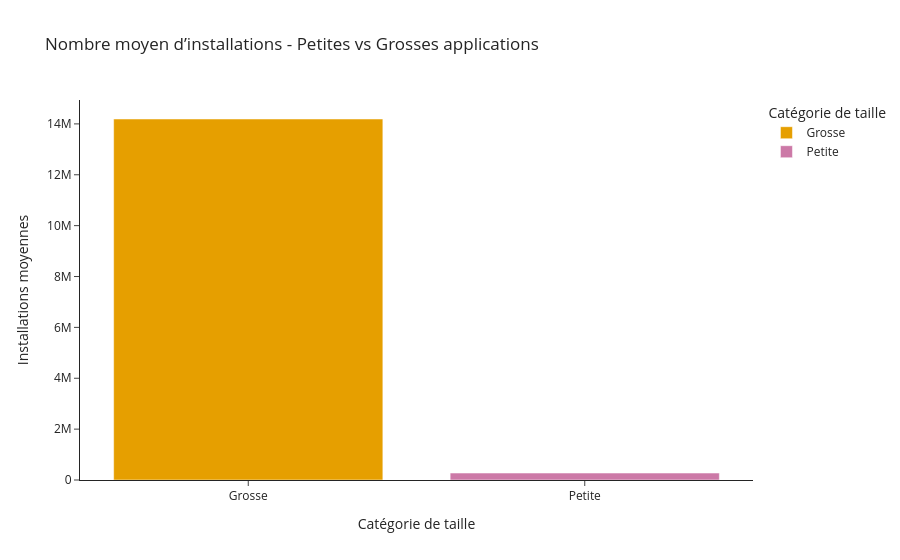

Notebook cell for this chart:
### Code cell
import plotly.express as px
import numpy as np

threshold_mb = 50.0
df['Size_Category'] = np.where(df['Size'] <= threshold_mb, 'Petite', 'Grosse')

# Calcul du nombre moyen d'installations
avg_installs_per_cat = df.groupby('Size_Category')['Installs'].mean().reset_index()

# Création du bar plot avec couleurs personnalisées
fig3 = px.bar(
    avg_installs_per_cat,
    x='Size_Category',
    y='Installs',
    color='Size_Category', 
    title='Nombre moyen d’installations - Petites vs Grosses applications',
    labels={
        'Size_Category': 'Catégorie de taille',
        'Installs': 'Installations moyennes'
    },
    color_discrete_map={
        'Grosse':  "#E69F00",  
        'Petite': '#CC79A7'   
    },
    template="simple_white"
)

fig3.show()

### Figure 1 — Plotly figure (JSON) as saved in the notebook; plotly's stock layout.template omitted (floating-point values rounded to 4 significant figures)
{"data": [{"hovertemplate": "Catégorie de taille=%{x}<br>Installations moyennes=%{y}<extra></extra>", "legendgroup": "Grosse", "marker": {"color": "#E69F00", "pattern": {"shape": ""}}, "name": "Grosse", "orientation": "v", "showlegend": true, "textposition": "auto", "type": "bar", "x": ["Grosse"], "xaxis": "x", "y": [14190000.0], "yaxis": "y"}, {"hovertemplate": "Catégorie de taille=%{x}<br>Installations moyennes=%{y}<extra></extra>", "legendgroup": "Petite", "marker": {"color": "#CC79A7", "pattern": {"shape": ""}}, "name": "Petite", "orientation": "v", "showlegend": true, "textposition": "auto", "type": "bar", "x": ["Petite"], "xaxis": "x", "y": [272700.0], "yaxis": "y"}], "layout": {"barmode": "relative", "legend": {"title": {"text": "Catégorie de taille"}, "tracegroupgap": 0}, "title": {"text": "Nombre moyen d’installations - Petites vs Grosses applications"}, "xaxis": {"anchor": "y", "categoryarray": ["Grosse", "Petite"], "categoryorder": "array", "domain": [0, 1], "title": {"text": "Catégorie de taille"}}, "yaxis": {"anchor": "x", "domain": [0, 1], "title": {"text": "Installations moyennes"}}}}
